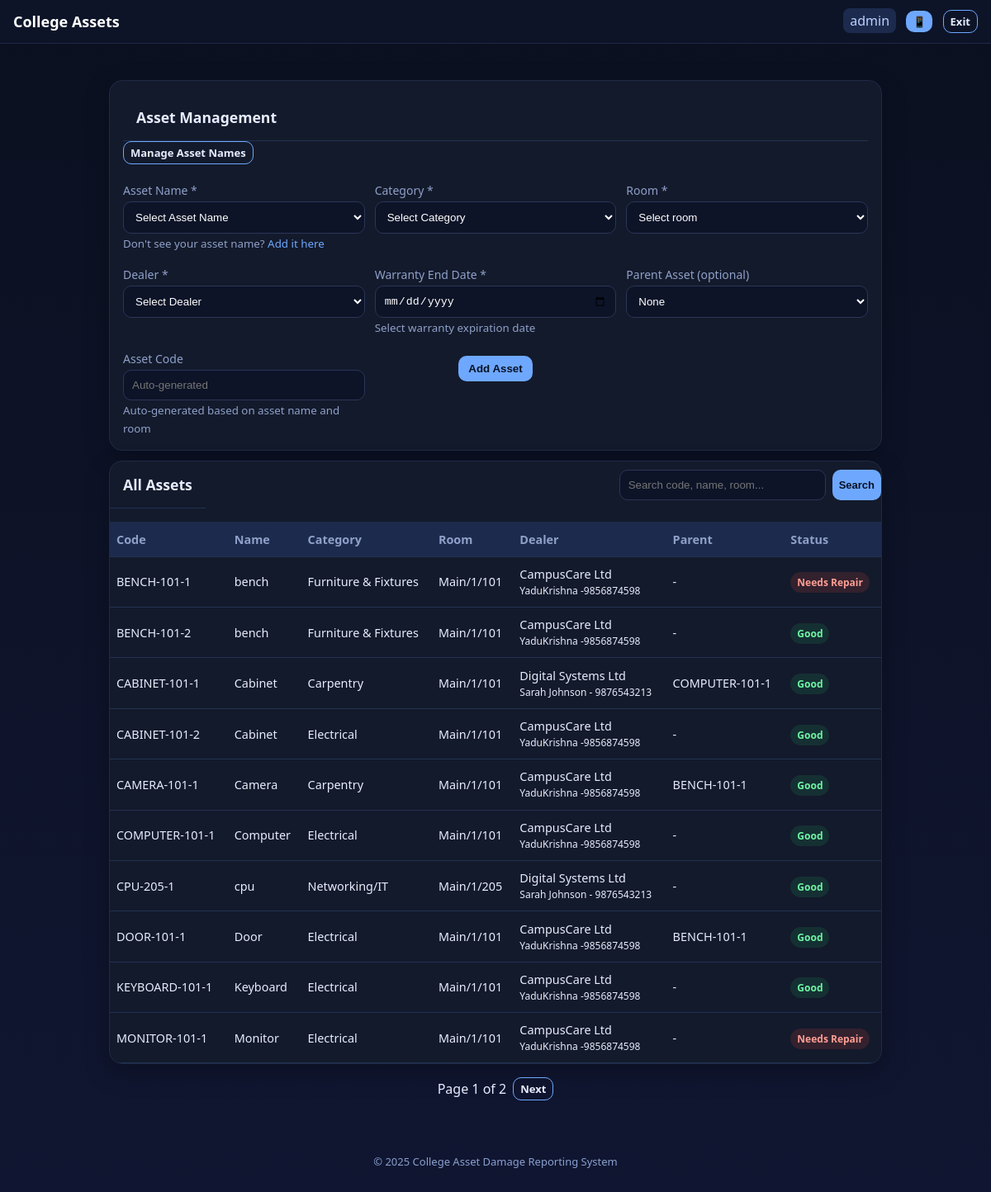
The page /views/admin/assets.php (signed in) on the database its author committed.
### tables this page shows
CREATE TABLE `assets` (
  `id` int(11) NOT NULL,
  `asset_code` varchar(80) NOT NULL,
  `asset_name_id` int(11) NOT NULL,
  `category_id` int(11) DEFAULT NULL,
  `room_id` int(11) NOT NULL,
  `parent_asset_id` int(11) DEFAULT NULL,
  `status` enum('Good','Needs Repair') NOT NULL DEFAULT 'Good',
  `warranty_end` date DEFAULT NULL,
  `dealer_id` int(11) NOT NULL,
  `added_at` datetime NOT NULL DEFAULT current_timestamp()
);

CREATE TABLE `asset_names` (
  `id` int(11) NOT NULL,
  `name` varchar(255) NOT NULL,
  `created_at` timestamp NOT NULL DEFAULT current_timestamp()
);

CREATE TABLE `categories` (
  `id` int(11) NOT NULL,
  `name` varchar(100) NOT NULL
);

CREATE TABLE `rooms` (
  `id` int(11) NOT NULL,
  `building` varchar(100) NOT NULL,
  `floor` varchar(50) DEFAULT NULL,
  `room_no` varchar(50) NOT NULL,
  `created_at` timestamp NOT NULL DEFAULT current_timestamp(),
  `room_type` varchar(50) DEFAULT 'classroom',
  `capacity` int(11) DEFAULT NULL,
  `notes` text DEFAULT NULL
);

CREATE TABLE `dealers` (
  `id` int(11) NOT NULL,
  `name` varchar(255) NOT NULL,
  `contact` varchar(255) DEFAULT NULL
);

### views/admin/assets.php (the view, shortened to what this page needs)
<?php
require_once __DIR__ . '/../../config/asset_helper.php';
$page = isset($_GET['page']) ? max(1, (int)$_GET['page']) : 1;
$limit = 10;
$offset = ($page - 1) * $limit;
$search = trim($_GET['search'] ?? '');
$whereSQL = "";
$params = [];
$types = "";
$countQuery = "
    SELECT COUNT(*) as total
    FROM assets a
    JOIN asset_names an ON an.id = a.asset_name_id
    JOIN rooms r ON r.id = a.room_id
    $whereSQL
";
$stmt = $conn->prepare($countQuery);
$stmt->execute();
$totalAssets = $stmt->get_result()->fetch_assoc()['total'];
$totalPages = ceil($totalAssets / $limit);
$dataQuery = "
    SELECT
        a.id,
        a.asset_code,
        a.status,
        an.name AS asset_name,
        c.name AS category_name,
        r.building,
        r.floor,
        r.room_no,
        d.name AS dealer_name,
        d.contact AS dealer_contact,
        p.asset_code AS parent_code
    FROM assets a
    JOIN asset_names an ON an.id = a.asset_name_id
    JOIN categories c ON c.id = a.category_id
    JOIN rooms r ON r.id = a.room_id
    JOIN dealers d ON d.id = a.dealer_id
    LEFT JOIN assets p ON p.id = a.parent_asset_id
    $whereSQL
    ORDER BY a.asset_code ASC
    LIMIT ? OFFSET ?
";
$stmt = $conn->prepare($dataQuery);
if ($search) {
    $stmt->bind_param($types . "ii", ...array_merge($params, [$limit, $offset]));
} else {
    $stmt->bind_param("ii", $limit, $offset);
}
$stmt->execute();
$assets = $stmt->get_result();
include __DIR__ . '/../partials/header.php';
?>
<div class="container">
    <div class="card">
        <h2 class="card-title">Asset Management</h2>
        <div style="margin-bottom: 1rem;">
            <a href="<?= BASE_URL ?>views/admin/asset_names.php" class="btn outline small">Manage Asset Names</a>
        </div>
        <form method="post" class="grid cols-3">
            <div>
                <label>Asset Name <span class="text-danger">*</span></label>
                <select class="input" name="asset_name_id" id="asset_name_id" required onchange="generateCode()">
                    <option value="">Select Asset Name</option>
                </select>
                <small style="color: #8fa0c9;">
                    Don't see your asset name? <a href="<?= BASE_URL ?>views/admin/asset_names.php" style="color: #6ea8fe;">Add it here</a>
                </small>
            </div>
            <div>
                <label>Category <span class="text-danger">*</span></label>
                <select class="input" name="category_id" id="category_id" required>
                    <option value="">Select Category</option>
                </select>
            </div>
            <div>
                <label>Room <span class="text-danger">*</span></label>
                <select class="input" name="room_id" id="room_id" required onchange="generateCode()">
                    <option value="">Select room</option>
                </select>
            </div>
            <div>
                <label>Dealer <span class="text-danger">*</span></label>
                <select class="input" name="dealer_id" id="dealer_id" required>
                    <option value="">Select Dealer</option>
                </select>
            </div>
            <div>
                <label>Warranty End Date <span class="text-danger">*</span></label>
                <input class="input" type="date" name="warranty_end" id="warranty_end"
                       value="<?= htmlspecialchars($_POST['warranty_end'] ?? '') ?>"
                       min="<?= date('Y-m-d') ?>" required>
                <small style="color: #8fa0c9;">Select warranty expiration date</small>
            </div>
            <div>
                <label>Parent Asset (optional)</label>
                <select class="input" name="parent_asset_id">
                    <option value="">None</option>
                </select>
            </div>
            <div>
                <label>Asset Code</label>
                <input class="input" name="asset_code" id="asset_code" placeholder="Auto-generated" readonly>
                <small style="color: #8fa0c9;">Auto-generated based on asset name and room</small>
            </div>
            <div class="actions" style="text-align: center;">
                <button class="btn" type="submit">Add Asset</button>
            </div>
        </form>
    </div>
    <div class="table-card">
        <div style="display: flex; justify-content: space-between; align-items: center; margin-bottom: 1rem;">
            <h3 class="card-title" style="margin: 0;">All Assets</h3>
            <form method="get" style="display: flex; gap: 0.5rem;">
                <input class="input" name="search" placeholder="Search code, name, room..." value="<?= htmlspecialchars($search) ?>" style="width: 250px;">
                <button class="btn small" type="submit">Search</button>
            </form>
        </div>
        <div class="table-scroll">
            <table class="table">
                <thead>
                    <tr>
                        <th>Code</th>
                        <th>Name</th>
                        <th>Category</th>
                        <th>Room</th>
                        <th>Dealer</th>
                        <th>Parent</th>
                        <th>Status</th>
                    </tr>
                </thead>
                <tbody>
                    <?php if ($assets->num_rows > 0): ?>
                        <?php while ($a = $assets->fetch_assoc()): ?>
                            <tr>
                                <td><?= htmlspecialchars($a['asset_code']) ?></td>
                                <td><?= htmlspecialchars($a['asset_name']) ?></td>
                                <td><?= htmlspecialchars($a['category_name']) ?></td>
                                <td><?= htmlspecialchars($a['building'] . '/' . $a['floor'] . '/' . $a['room_no']) ?></td>
                                <td>
                                    <?= htmlspecialchars($a['dealer_name']) ?>
                                    <?php if ($a['dealer_contact']): ?>
                                        <br><small class="text-muted"><?= htmlspecialchars($a['dealer_contact']) ?></small>
                                    <?php endif; ?>
                                </td>
                                <td><?= htmlspecialchars($a['parent_code'] ?? '-') ?></td>
                                <td><span class="badge <?= $a['status'] == 'Good' ? 'good' : 'bad' ?>"><?= htmlspecialchars($a['status']) ?></span></td>
                            </tr>
                        <?php endwhile; ?>
                    <?php else: ?>
                        <tr>
                            <td colspan="7" class="text-center">No assets found</td>
                        </tr>
                    <?php endif; ?>
                </tbody>
            </table>
        </div>
    </div>
    <?php if ($totalPages > 1): ?>
    <div style="display: flex; justify-content: center; gap: 0.5rem; margin-top: 1rem;">
        <span style="align-self: center;">Page <?= $page ?> of <?= $totalPages ?></span>
        <?php if ($page < $totalPages): ?>
            <a href="?page=<?= $page + 1 ?>&search=<?= urlencode($search) ?>" class="btn outline small">Next</a>
        <?php endif; ?>
    </div>
    <?php endif; ?>
</div>
<?php include __DIR__ . '/../partials/footer.php'; ?>

### assets/css/style.css (style rules this page uses)
:root { --bg: #0b1020; --card: #131a2b; --text: #e7ecff; --muted: #8fa0c9; --accent: #6ea8fe; --good: #27ae60; --bad: #e74c3c; --warn: #f39c12 }
* { box-sizing: border-box }
body { margin: 0; font-family: system-ui, -apple-system, Segoe UI, Roboto, Ubuntu, 'Helvetica Neue', sans-serif; color: var(--text); background: linear-gradient(180deg, #0b1020, #101631) }
a { color: var(--accent); text-decoration: none }
.container { max-width: 1000px; margin: 0 auto; padding: 16px }
.btn { display: inline-block; padding: 8px 12px; border-radius: 10px; background: var(--accent); color: #071226; border: 0; font-weight: 600 }
.btn.small { padding: 4px 8px; font-size: 13px }
.btn.outline { background: transparent; border: 1px solid var(--accent); color: var(--text) }
.card { background: var(--card); border: 1px solid #1f2a44; border-radius: 16px; padding: 16px; margin: 12px 0; box-shadow: 0 10px 30px rgba(0, 0, 0, .25) }
.grid { display: grid; gap: 12px }
.grid.cols-3 { grid-template-columns: repeat(3, 1fr) }
.table-card { background: var(--card); border-radius: 16px; overflow: hidden; border: 1px solid #1f2a44; margin-bottom: 1rem; box-shadow: 0 10px 30px rgba(0, 0, 0, 0.25) }
.table-scroll { overflow-x: auto; -webkit-overflow-scrolling: touch }
.card-title { padding: 1rem; margin: 0; border-bottom: 1px solid #223153; font-size: 1.1rem; color: var(--text); font-weight: 600 }
.input, .form-control { width: 100%; padding: 10px; border-radius: 10px; border: 1px solid #2a3558; background: #0d1428; color: #fff }
label { display: block; margin: 6px 0 4px; color: var(--muted); font-size: 14px }
.table { width: 100%; border-collapse: collapse }
.table th, .table td { padding: 10px; border-bottom: 1px solid #223153; text-align: left }
.table { min-width: 600px; width: 100%; border-collapse: collapse }
.table th, .table td { padding: 0.7rem 0.5rem; border-bottom: 1px solid #223153; white-space: nowrap; font-size: 0.9rem }
.table th { background: #1c2a4d; font-weight: 600; color: var(--muted) }
.table td { color: var(--text) }
.badge { padding: 4px 8px; border-radius: 999px; font-size: 12px; font-weight: 700 }
.badge.good { background: rgba(39, 174, 96, .15); color: #6ef5a3 }
.badge.bad { background: rgba(231, 76, 60, .15); color: #ff9e93 }
form .actions { margin-top: 12px }

### rows shown on the page
assets: asset_code "BENCH-101-1", asset_name.name "bench", category.name "Furniture & Fixtures", room.room_no "Main/1/101", dealer.name "CampusCare Ltd", dealer.contact "YaduKrishna -9856874598", parent_code "-", status "Needs Repair"
assets: asset_code "BENCH-101-2", asset_name.name "bench", category.name "Furniture & Fixtures", room.room_no "Main/1/101", dealer.name "CampusCare Ltd", dealer.contact "YaduKrishna -9856874598", parent_code "-", status "Good"
assets: asset_code "CABINET-101-1", asset_name.name "Cabinet", category.name "Carpentry", room.room_no "Main/1/101", dealer.name "Digital Systems Ltd", dealer.contact "Sarah Johnson - 9876543213", parent_asset.asset_code "COMPUTER-101-1", status "Good"
assets: asset_code "CABINET-101-2", asset_name.name "Cabinet", category.name "Electrical", room.room_no "Main/1/101", dealer.name "CampusCare Ltd", dealer.contact "YaduKrishna -9856874598", parent_code "-", status "Good"
assets: asset_code "CAMERA-101-1", asset_name.name "Camera", category.name "Carpentry", room.room_no "Main/1/101", dealer.name "CampusCare Ltd", dealer.contact "YaduKrishna -9856874598", parent_asset.asset_code "BENCH-101-1", status "Good"
assets: asset_code "COMPUTER-101-1", asset_name.name "Computer", category.name "Electrical", room.room_no "Main/1/101", dealer.name "CampusCare Ltd", dealer.contact "YaduKrishna -9856874598", parent_code "-", status "Good"
assets: asset_code "CPU-205-1", asset_name.name "cpu", category.name "Networking/IT", room.room_no "Main/1/205", dealer.name "Digital Systems Ltd", dealer.contact "Sarah Johnson - 9876543213", parent_code "-", status "Good"
assets: asset_code "DOOR-101-1", asset_name.name "Door", category.name "Electrical", room.room_no "Main/1/101", dealer.name "CampusCare Ltd", dealer.contact "YaduKrishna -9856874598", parent_asset.asset_code "BENCH-101-1", status "Good"
assets: asset_code "KEYBOARD-101-1", asset_name.name "Keyboard", category.name "Electrical", room.room_no "Main/1/101", dealer.name "CampusCare Ltd", dealer.contact "YaduKrishna -9856874598", parent_code "-", status "Good"
assets: asset_code "MONITOR-101-1", asset_name.name "Monitor", category.name "Electrical", room.room_no "Main/1/101", dealer.name "CampusCare Ltd", dealer.contact "YaduKrishna -9856874598", parent_code "-", status "Needs Repair"

### other values the page prints
$user['role'] "admin"
$page "1"
$totalPages "2"
